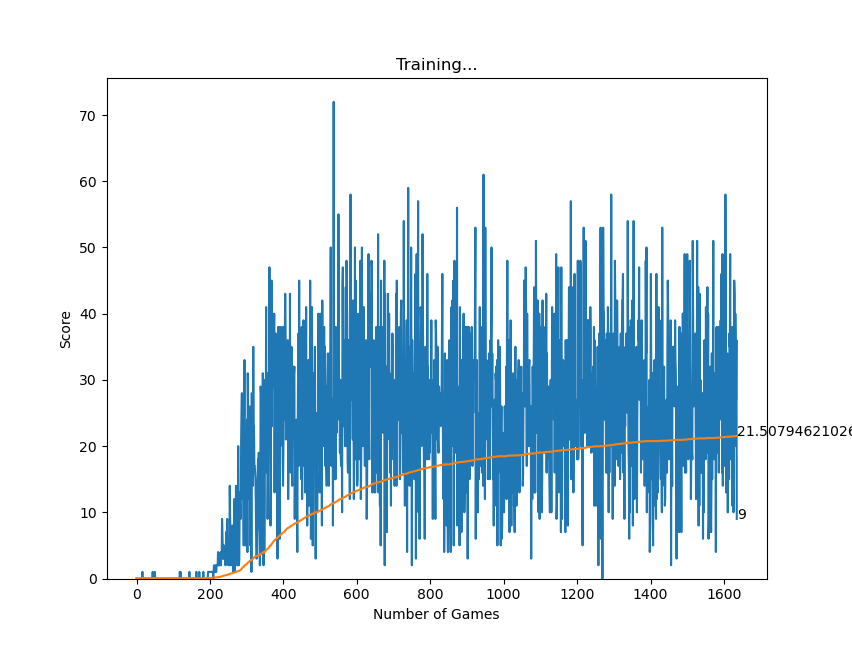

Reproduce this figure in Python.
import os
import random
import numpy as np
import pygame
from tqdm import tqdm
from helpers.snakeGame import SnakeGame
from helpers.plot import plot

import torch
import torch.nn as nn
import torch.nn.functional as F
from collections import deque

pygame.font.init()

class replay_buffer():
    '''
    A deque storing trajectories
    '''

    def __init__(self, capacity):
        self.capacity = capacity  # the size of the replay buffer
        self.memory = deque(maxlen=capacity)  # replay buffer itself

    def insert(self, state, action, reward, next_state, done):
        '''
        Insert a sequence of data gotten by the agent into the replay buffer.

        Parameter:
            state: the current state
            action: the action done by the agent
            reward: the reward agent got
            next_state: the next state
            done: the status showing whether the episode finish
        
        Return:
            None
        '''
        self.memory.append([state, action, reward, next_state, done])

    def sample(self, batch_size):
        '''
        Sample a batch size of data from the replay buffer.

        Parameter:
            batch_size: the number of samples which will be propagated through the neural network
        
        Returns:
            observations: a batch size of states stored in the replay buffer
            actions: a batch size of actions stored in the replay buffer
            rewards: a batch size of rewards stored in the replay buffer
            next_observations: a batch size of "next_state"s stored in the replay buffer
            done: a batch size of done stored in the replay buffer
        '''
        batch = random.sample(self.memory, batch_size)
        observations, actions, rewards, next_observations, done = zip(*batch)
        return observations, actions, rewards, next_observations, done


class Net(nn.Module):
    '''
    The structure of the Neural Network calculating Q values of each state.
    '''

    def __init__(self,  num_actions, hidden_layer_size=50):
        super(Net, self).__init__()
        self.input_state = 12  # the dimension of state space
        self.num_actions = num_actions  # the dimension of action space
        self.fc1 = nn.Linear(self.input_state, 64)  # input layer
        self.fc2 = nn.Linear(64, hidden_layer_size)  # hidden layer
        self.fc3 = nn.Linear(hidden_layer_size, num_actions)  # output layer

    def forward(self, states):
        '''
        Forward the state to the neural network.
        
        Parameter:
            states: a batch size of states
        
        Return:
            q_values: a batch size of q_values
        '''
        x = F.relu(self.fc1(states))
        x = F.relu(self.fc2(x))
        q_values = self.fc3(x)
        return q_values

class Agent():
    def __init__(self, game, learning_rate=0.001, GAMMA=0.95, batch_size=32, capacity=10000):
        self.game = game
        self.epsilon = 1.0
        self.eps_discount = 0.98
        self.min_eps = 0.001     
        self.learning_rate = learning_rate
        self.gamma = GAMMA
        self.batch_size = batch_size
        self.capacity = capacity
        self.n_action = 4
        self.count = 0

        self.buffer = replay_buffer(self.capacity)
        self.evaluate_net = Net(self.n_action)
        self.target_net = Net(self.n_action)
        self.optimizer = torch.optim.Adam(
            self.evaluate_net.parameters(), lr=self.learning_rate)
        self.n_game = 0
        self.action = {
            0: "left", 
            1: "right",
            2: "up",
            3: "down"
        }
        self.losses = []

    def choose_action(self, state):
        if len(self.game.snake.directions) == 0:
            action = "right"
        else:
            with torch.no_grad():
                # Begin your code
                if random.random() < self.epsilon:
                    action = self.action[random.randint(0,3)]
                else:
                    x = torch.tensor(state).to(torch.float32)
                    action = self.action[int(torch.argmax(self.evaluate_net(x)))]
                # End your code
        return action

    def learn(self):
        if self.count % 100 == 0:
            self.target_net.load_state_dict(self.evaluate_net.state_dict())

        batch = self.buffer.sample(self.batch_size)
        state_batch = torch.tensor(np.array(batch[0])).to(torch.float32)
        action_batch = torch.tensor(np.array(batch[1])).to(torch.int64)
        reward_batch = torch.tensor(np.array(batch[2])).to(torch.float32)
        next_state_batch = torch.tensor(np.array(batch[3])).to(torch.float32)
        done_mask = [bool(x) for x in batch[4]]

        action_index = torch.stack((action_batch, action_batch),1)
        qtable = self.evaluate_net(state_batch)
        state_action_value = qtable.gather(1, action_index)[:, 0]

        max_q_values = self.target_net(next_state_batch).max(1)[0].detach()
        max_q_values[done_mask] = 0
        expected_state_action = reward_batch + (max_q_values * self.gamma)
        criterion = nn.MSELoss()
        loss = criterion(state_action_value, expected_state_action)
        self.losses.append(loss.detach().numpy())

        # Optimize the model
        self.optimizer.zero_grad()
        loss.backward()
        self.optimizer.step()
        # End your code

def train():
    fps = 3000
    game = SnakeGame(fps)
    agent = Agent(game)

    plot_scores = []
    plot_mean_scores = []
    total_score = 0

    state = game.get_state()
    for i in tqdm(range(1000)):
        agent.epsilon = max(agent.epsilon * agent.eps_discount, agent.min_eps)
        game.play = True
        while game.play:
            game.clock.tick(fps)
            agent.count += 1

            # get current state
            state = game.get_state()

            # get move
            action = agent.choose_action(state)
            action_idx = list(agent.action.values()).index(action)

            # perform move and get new state
            reward, done, reason = game.move_snake(action)

            # get next state
            next_state = game.get_state()
            agent.buffer.insert(state, action_idx, reward, next_state, int(done))

            if agent.count >= 1000:
                agent.learn()

            game.update_frames_since_last_fruit()

            if done:
                agent.n_game += 1
                total_score += game.score
                mean_score = total_score / agent.n_game
                plot_scores.append(game.score)
                plot_mean_scores.append(mean_score)
                # print(f"Games: {agent.n_game}; Score: {game.score}; Reason: {reason}")
                game.game_over()

            if game.restart == True:
                game.restart = False
                continue
                
            # game.redraw_window()
            game.event_handler()
    torch.save(agent.target_net.state_dict(), f"./Tables/DQN.pt")
    print("Mean Score: {}, Highest Score: {}".format(
        total_score/agent.n_game, game.high_score))
    print("-" * 20)
    plot(plot_scores, plot_mean_scores, "DQN_train")

def test():
    fps = 3000
    game = SnakeGame(fps)
    testing_agent = Agent(game)
    testing_agent.target_net.load_state_dict(torch.load(f"./Tables/DQN.pt"))
    
    total_score = 0
    plot_scores = []
    plot_mean_score = []
    num = 100
    for _ in tqdm(range(num)):
        game.play = True
        while game.play:
            game.clock.tick(fps)
            # get current state
            state = game.get_state()
            # get move
            x = torch.tensor(state).to(torch.float32)
            action = testing_agent.action[
                int(torch.argmax(testing_agent.target_net(x)))
            ]
            # perform move and get new state
            reward, done, reason = game.move_snake(action)

            # get next state
            next_state = game.get_state()

            game.update_frames_since_last_fruit()

            if done:
                testing_agent.n_game += 1
                total_score += game.score
                mean_score = total_score / testing_agent.n_game
                plot_scores.append(game.score)
                plot_mean_score.append(mean_score)
                # print(f"Games: {i + 1}; Score: {game.score}; Reason: {reason}")
                game.game_over()

            if game.restart == True:
                game.restart = False
                continue
                
            game.redraw_window()
            game.event_handler()

            state = next_state
    print("-" * 20)
    print("Mean Score: {:.1f}, Highest Score: {}".format(
        total_score/(num), game.high_score))

def display():
    fps = 30
    game = SnakeGame(fps)
    testing_agent = Agent(game)
    testing_agent.target_net.load_state_dict(torch.load("./Tables/DQN.pt"))
    
    total_score = 0
    plot_scores = []
    plot_mean_score = []
    num = 10

    for i in range(num):
        game.play = True
        while game.play:
            game.clock.tick(fps)
            # get current state
            state = game.get_state()
            # get move
            x = torch.tensor(state).to(torch.float32)
            action = testing_agent.action[
                int(torch.argmax(testing_agent.target_net(x)))
            ]
            # perform move and get new state
            reward, done, reason = game.move_snake(action)

            # get next state
            next_state = game.get_state()

            game.update_frames_since_last_fruit()

            if done:
                testing_agent.n_game += 1
                total_score += game.scores
                mean_score = total_score / testing_agent.n_game
                plot_scores.append(game.score)
                plot_mean_score.append(mean_score)
                print(f"Games: {i + 1}; Score: {game.score}; Reason: {reason}")
                game.game_over()

            if game.restart == True:
                game.restart = False
                continue
                
            game.redraw_window()
            game.event_handler()

            state = next_state
    print("-" * 20)
    print("Mean Score: {:.1f}, Highest Score: {}".format(
        total_score/(num), game.high_score))

def seed(seed=20):
    '''
    It is very IMPORTENT to set random seed for reproducibility of your result!
    '''
    random.seed(seed)
    os.environ['PYTHONHASHSEED'] = str(seed)
    np.random.seed(seed)
    torch.manual_seed(seed)
    
if __name__ == "__main__":
    seed(100)
    if not os.path.exists("./Tables"):
        os.mkdir("./Tables")
    # train()
    # test()
    display()
        